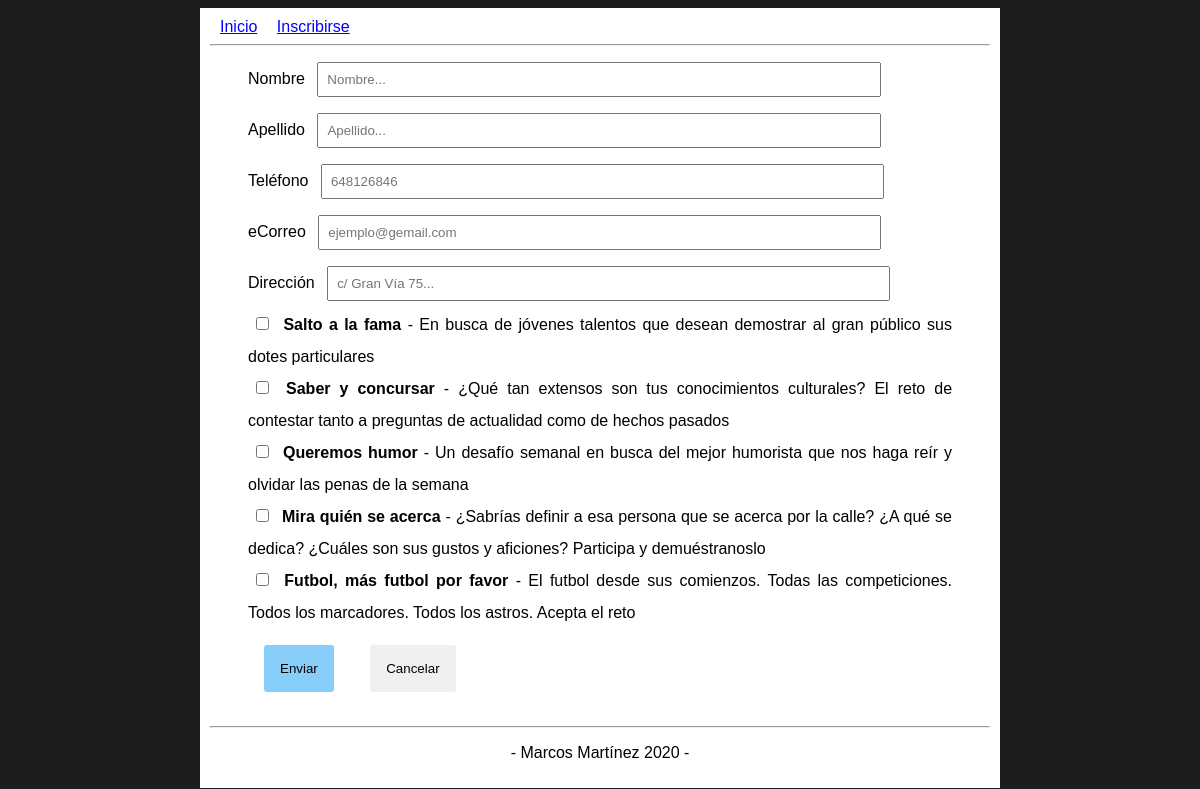
Screenshot of /index.php?ctl=formulario with the database file from the repository.
### tables this page shows
CREATE TABLE Concurso (
	idConcurso INT AUTO_INCREMENT,
	nombre TEXT(50) NOT NULL,
	descripcion TEXT NOT NULL,
	CONSTRAINT PK_idConcurso PRIMARY KEY (idConcurso)
);

### fuente/Controlador/formController.php (called while the page is built, shortened)
<?php
require_once __DIR__ . '/../Repositorio/ConcursoRepo.php';
class FormController
{ public function setConcursos()
  {
    try {
      $concursos = ConcursoRepo::findAllConcursos();
    } catch (PDOException $ex) {
      die($ex->getMessage());
    }
    require __DIR__ . '/../../app/plantillas/form.php';
  }
}

### fuente/Repositorio/ConcursoRepo.php (called while the page is built, shortened)
<?php
class ConcursoRepo {
    public static function findAllConcursos(): array {
        $sql = 'SELECT idConcurso, nombre, descripcion FROM Concurso';
        try {
            $con = (new ConexionBd())->getConexion();
            $smt = $con->prepare($sql);
            $smt->execute();
            return $smt->fetchAll(PDO::FETCH_ASSOC);
        } catch (PDOException $ex) {
            throw $ex;
        } finally {
            $smt = null;
            $con = null;
        }
    }
}

### app/conf/rutas.inc (called while the page is built)
<?php
$mapeoRutas =
  array('inicio' =>
          array('controller' =>'App\Controladores\defaultController', 'action' =>'inicio'),
        'formulario' =>
          array('controller' =>'App\Controladores\formController', 'action' =>'setConcursos'),
        'registro' =>
          array('controller' =>'App\Controladores\registroController', 'action' =>'registro'),
       );

### app/plantillas/form.php (the view, shortened to what this page needs)
  <head>
    <link rel="stylesheet" href="web/css/form.css">
  </head>
  <form action="index.php?ctl=registro" method="post">
    <label>Nombre
      <input type="text" name="nombre" minlength="2" maxlength="30" placeholder="Nombre..." required autofocus><br>
    </label>
    <label>Apellido
      <input type="text" name="apellido" minlength="2" maxlength="30" placeholder="Apellido..." required><br>
    </label>
    <label>Teléfono
      <input type="tel" name="tlfno" minlength="9" maxlength="9" placeholder="648126846" required><br>
    </label>
    <label>eCorreo
      <input type="email" name="eCorreo" minlength="5" maxlength="35" placeholder="ejemplo@gemail.com" required><br>
    </label>
    <label>Dirección
      <input type="text" name="direccion" minlength="2" maxlength="35" placeholder="c/ Gran Vía 75..." required><br>
    </label>
    <?php foreach ($concursos as $key => $value): ?>
      <label>
        <input type="checkbox" name="concursos[]" value="<?=$value['idConcurso']?>" >
        <span id="nameConcursos"><?=$value['nombre']?></span> - <span id="descConcursos"><?=$value['descripcion']?></span><br>
      </label>
    <?php endforeach; ?>
    <button type="submit" name="submit" value="submit">Enviar</button>
    <button type="reset" name="cancelar" value="cancelar">Cancelar</button>
  </form>
<?php $contenido = ob_get_clean() ?>
<?php include 'base.php' ?>

### index.php (shortened to what this page needs)
<?php
require_once __DIR__ . '/fuente/Controlador/formController.php';
require_once __DIR__ . '/app/conf/rutas.inc';
if (isset($_GET['ctl']))
{ if (isset($mapeoRutas[$_GET['ctl']]))
  { $ruta = $_GET['ctl'];
  }else
  { header('Status: 404 Not Found');
    echo '<html><body><h1>Error 404: No existe la ruta <i>' .
          $_GET['ctl'] .
          '</p></body></html>';
    exit;
  }
}else
{ $ruta = 'inicio';
}
$controlador = $mapeoRutas[$ruta];
if (method_exists($controlador['controller'],$controlador['action']))
{ call_user_func(array(new $controlador['controller'], $controlador['action']));
}else
{ header('Status: 404 Not Found');
  echo '<html><body><h1>Error 404: El controlador <i>' .
       $controlador['controller'] .
       '->' . $controlador['action'] .
       '</i> no existe</h1></body></html>';
}

### app/plantillas/base.php (shortened to what this page needs)
<!DOCTYPE html>
<html lang="es">
<head>
  <link rel="stylesheet" type="text/css" href="web/css/master.css" />
</head>
<body>
  <div id="wrapper">
    <nav>
      <a href="index.php?ctl=inicio">Inicio</a>
      <a href="index.php?ctl=formulario">Inscribirse</a>
      <hr>
    </nav>
    <div id="contenido">
      <?= $contenido ?>
    </div>
    <footer>
      <hr>
      <p align="center">- Marcos Martínez 2020 -</p>
    </footer>
  </div>
</body>
</html>

### web/css/master.css (style rules this page uses)
* { box-sizing: border-box; font-family: sans-serif, Arial, Helvetica; }
body { background-color: #1d1d1d; }
#wrapper { margin: auto; width: 800px; background-color: white; }
nav { padding: 10px; padding-bottom: 0; }
nav a { padding-left: 10px; padding-right: 5px; }
footer { padding: 10px; }
#contenido { text-align: center; }
hr { height: 1px; }
a { color: blue; }

### web/css/form.css (style rules this page uses)
#contenido { margin: 0 3rem; text-align: justify; line-height: 2rem; }
label, button { cursor: pointer; }
input { margin: .5rem; padding: .5rem; }
#nameConcursos { font-weight: bold; }
input[type=text], input[type=tel], input[type=email] { width: 80%; }
button[type=submit] { background-color: lightskyblue; border: none; border-radius: 3px; margin: 1rem; padding: 1rem; }
button[type=reset] { border: none; border-radius: 3px; margin: 1rem; padding: 1rem; }

### rows the page displays
concurso: nombre "Salto a la fama", descripcion "En busca de jóvenes talentos que desean demostrar al gran público sus dotes particulares"
concurso: nombre "Saber y concursar", descripcion "¿Qué tan extensos son tus conocimientos culturales? El reto de contestar tanto a preguntas de actualidad como de hechos pasados"
concurso: nombre "Queremos humor", descripcion "Un desafío semanal en busca del mejor humorista que nos haga reír y olvidar las penas de la semana"
concurso: nombre "Mira quién se acerca", descripcion "¿Sabrías definir a esa persona que se acerca por la calle? ¿A qué se dedica? ¿Cuáles son sus gustos y aficiones? Participa y demuéstranoslo"
concurso: nombre "Futbol, más futbol por favor", descripcion "El futbol desde sus comienzos. Todas las competiciones. Todos los marcadores. Todos los astros. Acepta el reto"
